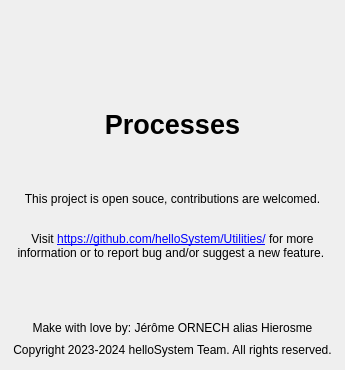
<?xml version="1.0" encoding="UTF-8"?>
<ui version="4.0">
 <class>AboutDialog</class>
 <widget class="QDialog" name="AboutDialog">
  <property name="geometry">
   <rect>
    <x>0</x>
    <y>0</y>
    <width>345</width>
    <height>370</height>
   </rect>
  </property>
  <property name="sizePolicy">
   <sizepolicy hsizetype="MinimumExpanding" vsizetype="MinimumExpanding">
    <horstretch>0</horstretch>
    <verstretch>0</verstretch>
   </sizepolicy>
  </property>
  <property name="minimumSize">
   <size>
    <width>0</width>
    <height>0</height>
   </size>
  </property>
  <property name="windowTitle">
   <string> </string>
  </property>
  <property name="modal">
   <bool>true</bool>
  </property>
  <layout class="QVBoxLayout" name="verticalLayout_2" stretch="0,0,0,0,0,0">
   <property name="spacing">
    <number>0</number>
   </property>
   <property name="leftMargin">
    <number>13</number>
   </property>
   <property name="topMargin">
    <number>13</number>
   </property>
   <property name="rightMargin">
    <number>13</number>
   </property>
   <property name="bottomMargin">
    <number>13</number>
   </property>
   <item alignment="Qt::AlignHCenter">
    <widget class="QLabel" name="about_logo">
     <property name="sizePolicy">
      <sizepolicy hsizetype="Preferred" vsizetype="Fixed">
       <horstretch>0</horstretch>
       <verstretch>0</verstretch>
      </sizepolicy>
     </property>
     <property name="minimumSize">
      <size>
       <width>96</width>
       <height>96</height>
      </size>
     </property>
     <property name="maximumSize">
      <size>
       <width>96</width>
       <height>96</height>
      </size>
     </property>
     <property name="baseSize">
      <size>
       <width>0</width>
       <height>0</height>
      </size>
     </property>
     <property name="text">
      <string/>
     </property>
     <property name="pixmap">
      <pixmap>Processes.png</pixmap>
     </property>
     <property name="scaledContents">
      <bool>true</bool>
     </property>
     <property name="alignment">
      <set>Qt::AlignLeading|Qt::AlignLeft|Qt::AlignVCenter</set>
     </property>
    </widget>
   </item>
   <item>
    <widget class="QLabel" name="about_app_name">
     <property name="sizePolicy">
      <sizepolicy hsizetype="Preferred" vsizetype="Fixed">
       <horstretch>0</horstretch>
       <verstretch>0</verstretch>
      </sizepolicy>
     </property>
     <property name="font">
      <font>
       <pointsize>20</pointsize>
       <weight>75</weight>
       <bold>true</bold>
      </font>
     </property>
     <property name="text">
      <string>&lt;html&gt;&lt;head/&gt;&lt;body&gt;&lt;p align=&quot;center&quot;&gt;Processes&lt;/p&gt;&lt;/body&gt;&lt;/html&gt;</string>
     </property>
     <property name="wordWrap">
      <bool>false</bool>
     </property>
    </widget>
   </item>
   <item>
    <spacer name="verticalSpacer_2">
     <property name="orientation">
      <enum>Qt::Vertical</enum>
     </property>
     <property name="sizeHint" stdset="0">
      <size>
       <width>20</width>
       <height>0</height>
      </size>
     </property>
    </spacer>
   </item>
   <item alignment="Qt::AlignVCenter">
    <widget class="QLabel" name="about_text">
     <property name="sizePolicy">
      <sizepolicy hsizetype="Preferred" vsizetype="Minimum">
       <horstretch>0</horstretch>
       <verstretch>0</verstretch>
      </sizepolicy>
     </property>
     <property name="text">
      <string>&lt;html&gt;&lt;head/&gt;&lt;body&gt;&lt;p align=&quot;center&quot;&gt;This project is open souce, contributions are welcomed.&lt;br/&gt;&lt;/p&gt;&lt;p align=&quot;center&quot;&gt;Visit &lt;a href=&quot;https://github.com/helloSystem/Utilities/&quot;&gt;&lt;span style=&quot; text-decoration: underline; color:#0000ff;&quot;&gt;https://github.com/helloSystem/Utilities/&lt;/span&gt;&lt;/a&gt; for more information or to report bug and/or suggest a new feature. &lt;/p&gt;&lt;/body&gt;&lt;/html&gt;</string>
     </property>
     <property name="textFormat">
      <enum>Qt::AutoText</enum>
     </property>
     <property name="wordWrap">
      <bool>true</bool>
     </property>
     <property name="textInteractionFlags">
      <set>Qt::LinksAccessibleByKeyboard|Qt::LinksAccessibleByMouse</set>
     </property>
    </widget>
   </item>
   <item>
    <spacer name="verticalSpacer">
     <property name="orientation">
      <enum>Qt::Vertical</enum>
     </property>
     <property name="sizeHint" stdset="0">
      <size>
       <width>20</width>
       <height>0</height>
      </size>
     </property>
    </spacer>
   </item>
   <item alignment="Qt::AlignBottom">
    <widget class="QLabel" name="about_footer">
     <property name="sizePolicy">
      <sizepolicy hsizetype="Preferred" vsizetype="Fixed">
       <horstretch>0</horstretch>
       <verstretch>0</verstretch>
      </sizepolicy>
     </property>
     <property name="font">
      <font>
       <pointsize>10</pointsize>
       <kerning>true</kerning>
      </font>
     </property>
     <property name="text">
      <string>&lt;html&gt;&lt;head/&gt;&lt;body&gt;&lt;p align=&quot;center&quot;&gt;&lt;span style=&quot; font-size:14pt; vertical-align:sub;&quot;&gt;Make with love by: Jérôme ORNECH alias Hierosme&lt;br/&gt;Copyright 2023-2024 helloSystem Team. All rights reserved. &lt;/span&gt;&lt;/p&gt;&lt;/body&gt;&lt;/html&gt;</string>
     </property>
     <property name="wordWrap">
      <bool>true</bool>
     </property>
    </widget>
   </item>
  </layout>
 </widget>
 <resources/>
 <connections/>
</ui>
